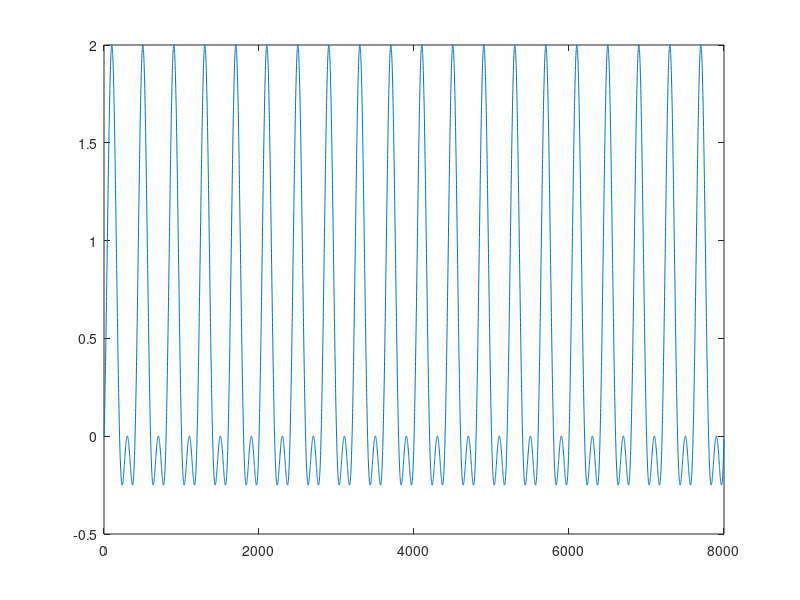

MATLAB code to generate this figure: (Note: this script raises an error after producing the figure.)
%% fast volterra filtering test
fs = 8000; 
freq = 20; 
dt = 1/fs; 

amplitude = 1; 
leng = 1; 

s = amplitude*sin(2*pi*freq*(0:dt:leng-dt));

plot(s+ s.^2); 
hold on; 

ker1 = zeros(256,1); 
ker1(1) = 1;
ker2 = zeros(16,16); 
ker2(1,1) =1; 
kernels = {ker1,ker2};
y = sum(fastVMcell(s, kernels, [256,16] ),1); 

plot(y)

